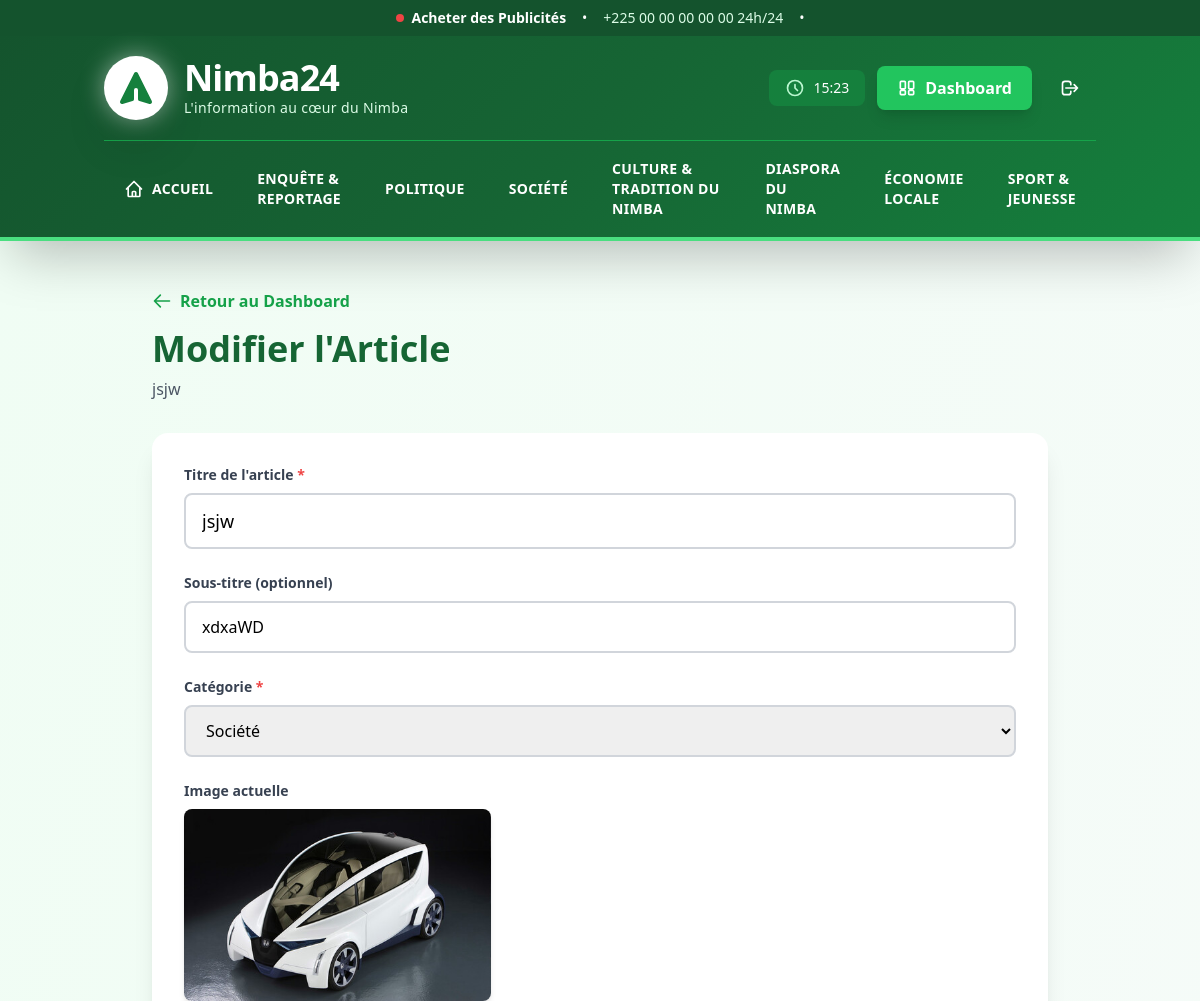
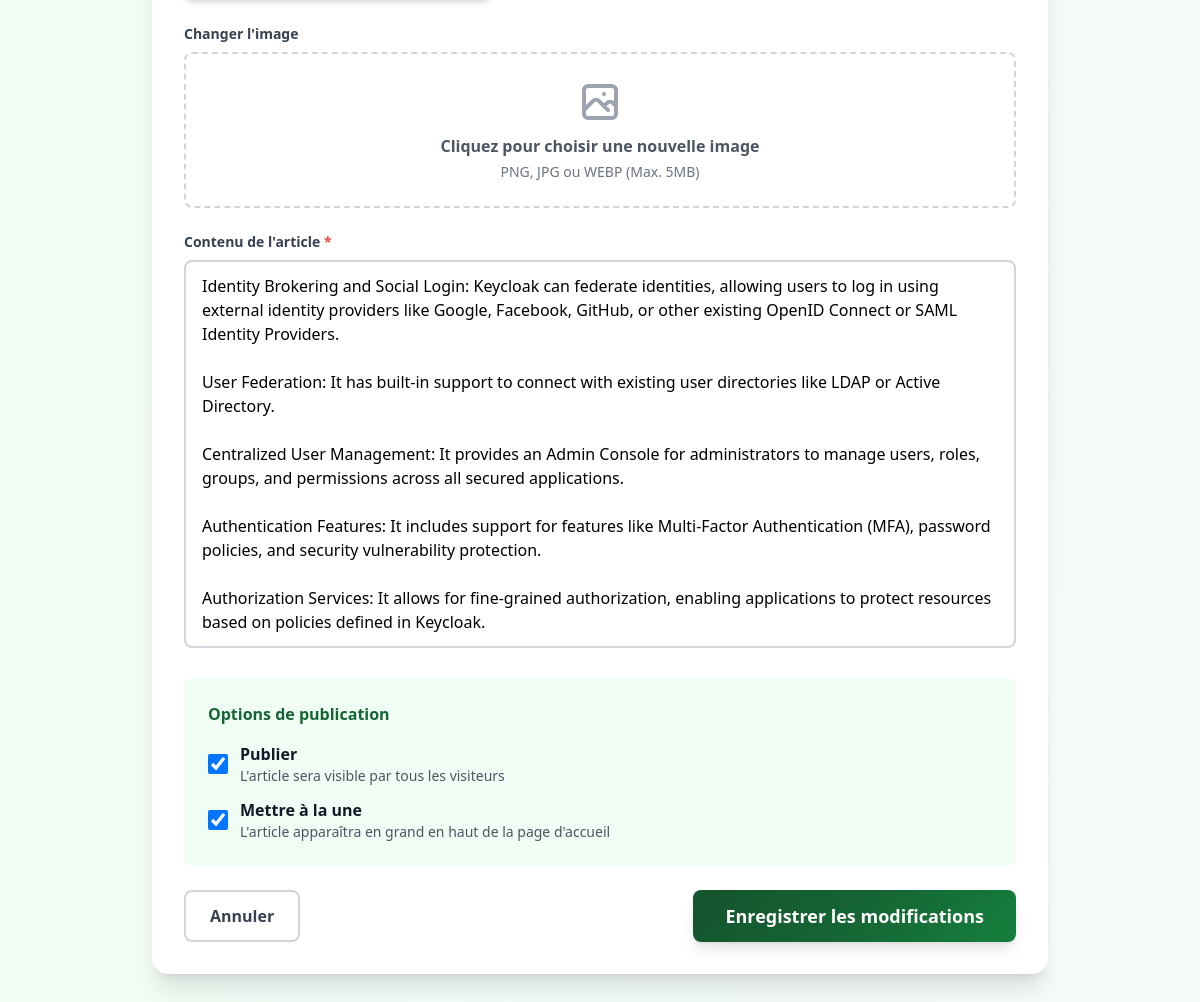
The app's page /modifier-article/2/ (signed in) with its own data (2 pictures, top to bottom).
### nimbaApp/models.py (models this page shows, shortened)
class Categorie(models.Model):
    CATEGORIES_CHOICES = [
        ('politique', 'Politique'),
        ('societe', 'Société'),
        ('enquete', 'Enquête & Reportage'),
        ('culture', 'Culture & Tradition du Nimba'),
        ('diaspora', 'Diaspora du Nimba'),
        ('economie', 'Économie Locale'),
        ('sport', 'Sport & Jeunesse'),
    ]
    nom = models.CharField(max_length=50, choices=CATEGORIES_CHOICES, unique=True)
    description = models.TextField(blank=True)
    ordre = models.IntegerField(default=0, help_text="Ordre d'affichage")
    class Meta:
        verbose_name = 'Catégorie'
        verbose_name_plural = 'Catégories'
        ordering = ['ordre', 'nom']

class Article(models.Model):
    titre = models.CharField(max_length=200, verbose_name='Titre')
    sous_titre = models.CharField(max_length=300, blank=True, verbose_name='Sous-titre')
    contenu = models.TextField(verbose_name='Contenu')
    image = models.ImageField(upload_to='articles/', blank=True, null=True, verbose_name='Image')
    auteur = models.ForeignKey(User, on_delete=models.CASCADE, related_name='articles')
    categorie = models.ForeignKey(Categorie, on_delete=models.CASCADE, related_name='articles',
                                  verbose_name='Catégorie')
    date_publication = models.DateTimeField(default=timezone.now, verbose_name='Date de publication')
    date_modification = models.DateTimeField(auto_now=True, verbose_name='Dernière modification')
    est_publie = models.BooleanField(default=True, verbose_name='Publié')
    est_a_la_une = models.BooleanField(default=False, verbose_name='À la une')
    vues = models.IntegerField(default=0, verbose_name='Nombre de vues')
    class Meta:
        ordering = ['-date_publication']
        verbose_name = 'Article'
        verbose_name_plural = 'Articles'

### nimbaApp/views.py (the view, shortened to what this page needs)
# urls.py: path('modifier-article/<int:id>/', views.modifier_article, name='modifier_article'),
@login_required
@user_passes_test(is_staff_user)
def modifier_article(request, id):
    article = get_object_or_404(Article, id=id, auteur=request.user)
    categories = Categorie.objects.all()
    context = {
        'article': article,
        'categories': categories,
    }
    return render(request, 'modifier_article.html', context)

### nimbaApp/views.py (called while the page is built)
def is_staff_user(user):
    return user.is_staff

### nimbaApp/templates/modifier_article.html (shortened to what this page needs)
{% extends 'base.html' %}
{% block content %}
<div class="min-h-screen bg-gradient-to-br from-forest-50 to-gray-50 py-12">
    <div class="container mx-auto px-4">
        <div class="max-w-4xl mx-auto">
            <div class="mb-8">
                <a href="{% url 'nimbaApp:dashboard' %}" class="inline-flex items-center text-forest-600 hover:text-forest-800 font-semibold mb-4">
                    <svg class="w-5 h-5 mr-2" fill="none" stroke="currentColor" viewBox="0 0 24 24">
                        <path stroke-linecap="round" stroke-linejoin="round" stroke-width="2" d="M10 19l-7-7m0 0l7-7m-7 7h18"/>
                    </svg>
                    Retour au Dashboard
                </a>
                <h1 class="text-4xl font-bold text-forest-800 mb-2">Modifier l'Article</h1>
                <p class="text-gray-600">{{ article.titre }}</p>
            </div>
            <form method="POST" enctype="multipart/form-data" class="bg-white rounded-2xl shadow-xl p-8">
                <div class="mb-6">
                    <label for="titre" class="block text-sm font-bold text-gray-700 mb-2">
                        Titre de l'article <span class="text-red-500">*</span>
                    </label>
                    <input
                        type="text"
                        id="titre"
                        name="titre"
                        required
                        value="{{ article.titre }}"
                        class="w-full px-4 py-3 border-2 border-gray-300 rounded-lg focus:outline-none focus:border-forest-600 transition text-lg"
                    >
                </div>
                <div class="mb-6">
                    <label for="sous_titre" class="block text-sm font-bold text-gray-700 mb-2">
                        Sous-titre (optionnel)
                    </label>
                    <input
                        type="text"
                        id="sous_titre"
                        name="sous_titre"
                        value="{{ article.sous_titre }}"
                        class="w-full px-4 py-3 border-2 border-gray-300 rounded-lg focus:outline-none focus:border-forest-600 transition"
                    >
                </div>
                <div class="mb-6">
                    <label for="categorie" class="block text-sm font-bold text-gray-700 mb-2">
                        Catégorie <span class="text-red-500">*</span>
                    </label>
                    <select
                        id="categorie"
                        name="categorie"
                        required
                        class="w-full px-4 py-3 border-2 border-gray-300 rounded-lg focus:outline-none focus:border-forest-600 transition"
                    >
                        {% for cat in categories %}
                            <option value="{{ cat.id }}" {% if cat.id == article.categorie.id %}selected{% endif %}>
                                {{ cat.get_nom_display }}
                            </option>
                        {% endfor %}
                    </select>
                </div>
                {% if article.image %}
                <div class="mb-6">
                    <label class="block text-sm font-bold text-gray-700 mb-2">Image actuelle</label>
                    <img src="{{ article.image.url }}" alt="{{ article.titre }}" class="max-h-48 rounded-lg shadow-md">
                </div>
                {% endif %}
                <div class="mb-6">
                    <label for="image" class="block text-sm font-bold text-gray-700 mb-2">
                        {% if article.image %}Changer l'image{% else %}Ajouter une image{% endif %}
                    </label>
                    <div class="border-2 border-dashed border-gray-300 rounded-lg p-6 text-center hover:border-forest-600 transition">
                        <label for="image" class="cursor-pointer">
                            <div id="image-preview">
                                <p class="text-gray-600 font-semibold">Cliquez pour choisir une nouvelle image</p>
                                <p class="text-sm text-gray-500 mt-1">PNG, JPG ou WEBP (Max. 5MB)</p>
                            </div>
                        </label>
                    </div>
                </div>
                <div class="mb-6">
                    <label for="contenu" class="block text-sm font-bold text-gray-700 mb-2">
                        Contenu de l'article <span class="text-red-500">*</span>
                    </label>
                    <textarea
                        id="contenu"
                        name="contenu"
                        required
                        rows="15"
                        class="w-full px-4 py-3 border-2 border-gray-300 rounded-lg focus:outline-none focus:border-forest-600 transition resize-none"
                    >{{ article.contenu }}</textarea>
                </div>
                <div class="bg-forest-50 rounded-lg p-6 mb-6">
                    <h3 class="font-bold text-forest-800 mb-4">Options de publication</h3>
                    <div class="space-y-3">
                        <label class="flex items-center space-x-3 cursor-pointer">
                            <input
                                type="checkbox"
                                name="est_publie"
                                {% if article.est_publie %}checked{% endif %}
                                class="w-5 h-5 text-forest-600 border-gray-300 rounded focus:ring-forest-500"
                            >
                            <div>
                                <span class="font-semibold text-gray-900">Publier</span>
                                <p class="text-sm text-gray-600">L'article sera visible par tous les visiteurs</p>
                            </div>
                        </label>
                        <label class="flex items-center space-x-3 cursor-pointer">
                            <input
                                type="checkbox"
                                name="est_a_la_une"
                                {% if article.est_a_la_une %}checked{% endif %}
                                class="w-5 h-5 text-forest-600 border-gray-300 rounded focus:ring-forest-500"
                            >
                            <div>
                                <span class="font-semibold text-gray-900">Mettre à la une</span>
                                <p class="text-sm text-gray-600">L'article apparaîtra en grand en haut de la page d'accueil</p>
                            </div>
                        </label>
                    </div>
                </div>
                <div class="flex items-center justify-between">
                    <a href="{% url 'nimbaApp:dashboard' %}" class="px-6 py-3 border-2 border-gray-300 rounded-lg font-semibold text-gray-700 hover:bg-gray-50 transition">
                        Annuler
                    </a>
                    <button
                        type="submit"
                        class="gradient-forest text-white px-8 py-3 rounded-lg font-bold text-lg hover:opacity-90 transition transform hover:scale-105 shadow-lg"
                    >
                        Enregistrer les modifications
                    </button>
                </div>
            </form>
        </div>
    </div>
</div>
{% endblock %}

### nimbaApp/templates/base.html (shortened to what this page needs)
<!DOCTYPE html>
<html lang="fr">
<head>
    <script src="https://cdn.tailwindcss.com"></script>
</head>
<body class="bg-gray-50">
    <header class="gradient-forest text-white shadow-2xl sticky top-0 z-50 border-b-4 border-forest-400 animate-slide-in">
        <div class="bg-forest-900 py-2 text-center text-sm">
            <div class="container mx-auto px-4 flex items-center justify-center space-x-4">
                <span class="flex items-center animate-pulse">
                    <span class="w-2 h-2 bg-red-500 rounded-full mr-2"></span>
                    <strong>Acheter des Publicités</strong>
                </span>
                <span class="hidden md:inline">•</span>
                <span class="hidden md:inline text-forest-100">+225 00 00 00 00 00 24h/24</span>
                <span class="hidden lg:inline">•</span>
            </div>
        </div>
        <div class="container mx-auto px-4">
            <div class="flex items-center justify-between py-5">
                <a href="{% url 'nimbaApp:home' %}" class="flex items-center space-x-4 group">
                    <div class="relative">
                        <div class="relative bg-white rounded-full w-16 h-16 flex items-center justify-center shadow-2xl transform group-hover:scale-110 group-hover:rotate-6 transition duration-500">
                            <svg class="w-10 h-10 text-forest-700" fill="currentColor" viewBox="0 0 20 20">
                                <path d="M10.894 2.553a1 1 0 00-1.788 0l-7 14a1 1 0 001.169 1.409l5-1.429A1 1 0 009 15.571V11a1 1 0 112 0v4.571a1 1 0 00.725.962l5 1.428a1 1 0 001.17-1.408l-7-14z"/>
                            </svg>
                        </div>
                    </div>
                    <div>
                        <h1 class="text-3xl md:text-4xl font-extrabold tracking-tight group-hover:text-forest-100 transition duration-300">Nimba24</h1>
                        <p class="text-sm text-forest-100 font-medium tracking-wide">L'information au cœur du Nimba</p>
                    </div>
                </a>
                <div class="hidden md:flex items-center space-x-3">
                    <div class="flex items-center bg-forest-700 rounded-lg px-4 py-2 space-x-2">
                        <svg class="w-5 h-5 text-forest-200" fill="none" stroke="currentColor" viewBox="0 0 24 24">
                            <path stroke-linecap="round" stroke-linejoin="round" stroke-width="2" d="M12 8v4l3 3m6-3a9 9 0 11-18 0 9 9 0 0118 0z"/>
                        </svg>
                        <span class="text-sm font-medium" id="live-time"></span>
                    </div>
                    {% if user.is_authenticated and user.is_staff %}
                        <a href="{% url 'nimbaApp:dashboard' %}" class="bg-forest-500 hover:bg-forest-400 px-5 py-2.5 rounded-lg font-bold transition transform hover:scale-105 flex items-center space-x-2 shadow-lg">
                            <span>Dashboard</span>
                        </a>
                        <a href="{% url 'nimbaApp:logout' %}" class="hover:bg-forest-700 px-4 py-2 rounded-lg transition" title="Déconnexion">
                            <svg class="w-5 h-5" fill="none" stroke="currentColor" viewBox="0 0 24 24">
                                <path stroke-linecap="round" stroke-linejoin="round" stroke-width="2" d="M17 16l4-4m0 0l-4-4m4 4H7m6 4v1a3 3 0 01-3 3H6a3 3 0 01-3-3V7a3 3 0 013-3h4a3 3 0 013 3v1"/>
                            </svg>
                        </a>
                    {% endif %}
                </div>
            </div>
            <nav class="hidden md:block border-t border-forest-600">
                <div class="flex items-center justify-center space-x-1 py-2">
                    <a href="{% url 'nimbaApp:home' %}" class="group px-5 py-2.5 rounded-lg hover:bg-forest-700 transition font-bold text-sm uppercase tracking-wide flex items-center space-x-2">
                        <span>Accueil</span>
                    </a>
                    {% if categories %}
                        {% for cat in categories %}
                            <a href="{% url 'nimbaApp:categorie' cat.nom %}" class="px-5 py-2.5 rounded-lg hover:bg-forest-700 transition font-semibold text-sm uppercase tracking-wide hover:scale-105 transform duration-300">
                                {{ cat.get_nom_display }}
                            </a>
                        {% endfor %}
                    {% endif %}
                </div>
            </nav>
        </div>
    </header>
    <main>
        {% block content %}{% endblock %}
    </main>
</body>
</html>

### nimbaApp/templates/base.html (style rules this page uses)
.gradient-forest { background: linear-gradient(135deg, #14532d 0%, #166534 50%, #15803d 100%); }
.animate-slide-in { animation: slide-in 0.5s ease-out; }

### records on screen
Categorie: nom "ENQUÊTE & REPORTAGE"
Categorie: nom "POLITIQUE"
Categorie: nom "SOCIÉTÉ"
Categorie: nom "CULTURE & TRADITION DU NIMBA"
Categorie: nom "DIASPORA DU NIMBA"
Categorie: nom "ÉCONOMIE LOCALE"
Categorie: nom "SPORT & JEUNESSE"
Article: titre "jsjw", sous_titre "xdxaWD", categorie "Société", image (picture), contenu "Identity Brokering and Social Login: Keycloak can federate identities, allowing users to log in using external identity providers like Google, Facebook, GitHub, or other existing OpenID Connect or SAML Identity Providers. User Federation: It has built-in support to connect with existing user directories like LDAP or Active Directory. Centralized User Management: It provides an Admin Console for administrators to manage users, roles, groups, and permissions across all secured applications. Authentication Features: It includes support for features like Multi-Factor Authentication (MFA), password policies, and security vulnerability protection. Authorization Services: It allows for…", est_publie "☑", est_a_la_une "☑"
